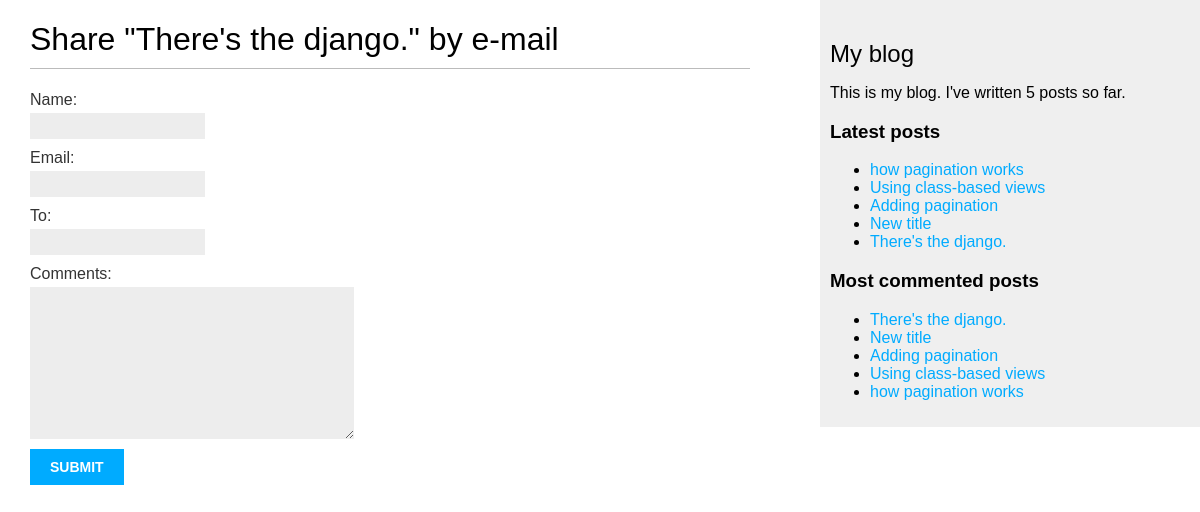
/blog/2/share/, run on an earlier commit of the app's database.
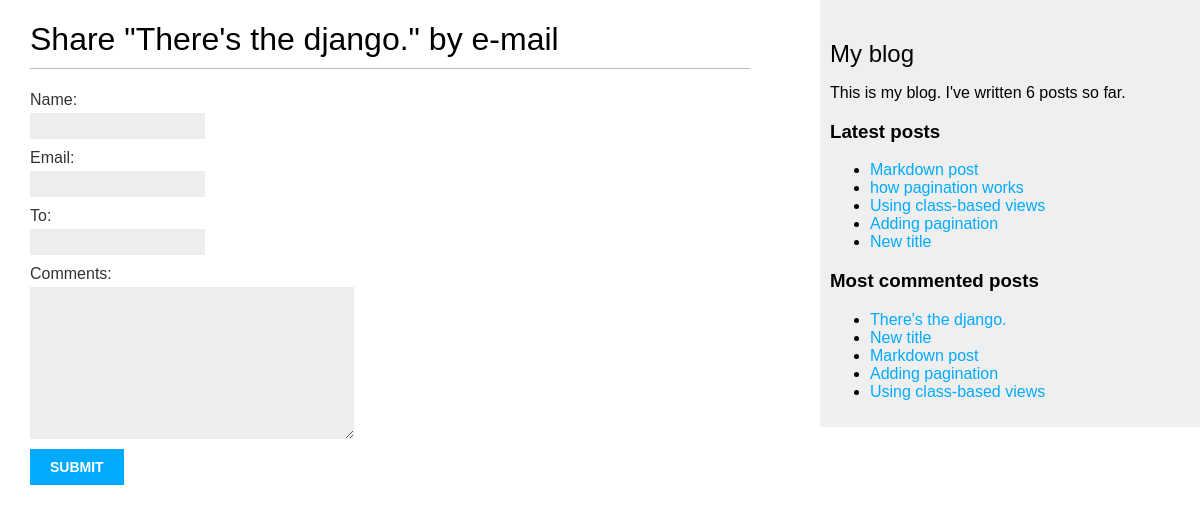
And on a later commit of the database.
### blog/models.py (models this page shows, shortened)
class Post(models.Model):
    STATUS_CHOICES = (
        ('draft', 'Draft'),
        ('published', 'Published')
    )
    title = models.CharField(max_length=250)
    slug = models.SlugField(max_length=250, unique_for_date='publish')
    author = models.ForeignKey(User, on_delete=models.CASCADE, related_name='blog_posts')
    body = models.TextField()
    publish = models.DateTimeField(default=timezone.now)
    created = models.DateTimeField(auto_now_add=True)
    updated = models.DateTimeField(auto_now=True)
    status = models.CharField(max_length=10, choices=STATUS_CHOICES, default='draft')
    objects = models.Manager()
    published = PublishedManager()
    tags = TaggableManager()
    class Meta:
        ordering = ('-publish',)
    def get_absolute_url(self):
        return reverse('blog:post_detail',
                       args=[self.publish.year,
                             self.publish.month,
                             self.publish.day,
                             self.slug])

### blog/views.py (the view)
# urls.py: path('<int:post_id>/share/', views.post_share, name='post_share'),
def post_share(request, post_id):
    post = get_object_or_404(Post, id=post_id, status='published')
    sent = False
    if request.method == 'POST':
        form = EmailPostForm(request.POST)
        if form.is_valid():
            cd = form.cleaned_data
            post_url = request.build_absolute_uri(post.get_absolute_url())
            subject = f"{cd['name']} recommends you read " \
                      f"{post.title}"
            message = f"Read {post.title} at {post_url} \n\n" \
                      f"{cd['name']} \'s comments: {cd['comments']}"
            send_mail(subject, message, cd['email'], [cd['to']])
            sent = True
    else:
        form = EmailPostForm()
    return render(request, 'blog/post/share.html', {'post': post,
                                                    'form': form,
                                                    'sent': sent})

### blog/forms.py
class EmailPostForm(forms.Form):
    name = forms.CharField(max_length=25)
    email = forms.EmailField()
    to = forms.EmailField()
    comments = forms.CharField(required=False, widget=forms.Textarea)

### blog/models.py (called while the page is built)
    def get_queryset(self):
        return super(PublishedManager,
                     self).get_queryset()\
                          .filter(status='published')

### blog/templatetags/blog_tags.py (called while the page is built)
@register.simple_tag
def total_posts():
    return Post.published.count()

@register.inclusion_tag('blog/post/latest_posts.html')
def show_latest_posts(count=5):
    latest_posts = Post.published.order_by('-publish')[:count]
    return {'latest_posts': latest_posts}

@register.simple_tag
def get_most_commented_posts(count=5):
    return Post.published.annotate(total_comments=Count('comments')).order_by('-total_comments')[:count]

### blog/templates/blog/post/share.html (shortened to what this page needs)
{% extends "blog/base.html" %}
{% block content %}
  {% if sent %}
    <h1>E-mail successfully send</h1>
    <p>
      "{{ post.title }}" was successfully sent to {{ form.cleaned_data.to }}.
    </p>
  {% else %}
    <h1>Share "{{ post.title }}" by e-mail</h1>
    <form method="post">
      {{ form.as_p }}
      <input type="submit" valye="Send a email">
    </form>
  {% endif %}
{% endblock %}

### blog/templates/blog/base.html (shortened to what this page needs)
{% load blog_tags %}
{% load static %}
<!DOCTYPE html>
<html lang="en">
<head>
  <link rel="stylesheet" href="{% static 'css/blog.css' %}">
</head>
<body>
  <div id="content">
    {% block content %}
    {% endblock %}
  </div>
  <div id="sidebar">
    <h2>My blog</h2>
    <p>This is my blog. I've written {% total_posts %} posts so far.</p>
    <h3>Latest posts</h3>
    {% show_latest_posts %}
    <h3>Most commented posts</h3>
    {% get_most_commented_posts as most_commented_posts %}
    <ul>
      {% for post in most_commented_posts %}
        <li>
          <a href="{{ post.get_absolute_url }}">{{ post.title }}</a>
        </li>
      {% endfor %}
    </ul>
  </div>
</body>
</html>

### blog/templates/blog/post/latest_posts.html
<ul>
  {% for post in latest_posts %}
    <li>
      <a href="{{ post.get_absolute_url }}">{{ post.title }}</a>
    </li>
  {% endfor %}
</ul>

What changed in the data, as far as the page shows it:
no longer on one of the page's lists (row unchanged): Post: title "There's the django."
no longer on one of the page's lists (row unchanged): Post: title "how pagination works"
added Post: title "Markdown post"
Also different on the page:
text no longer shown: "5"
text now shown: "6"
